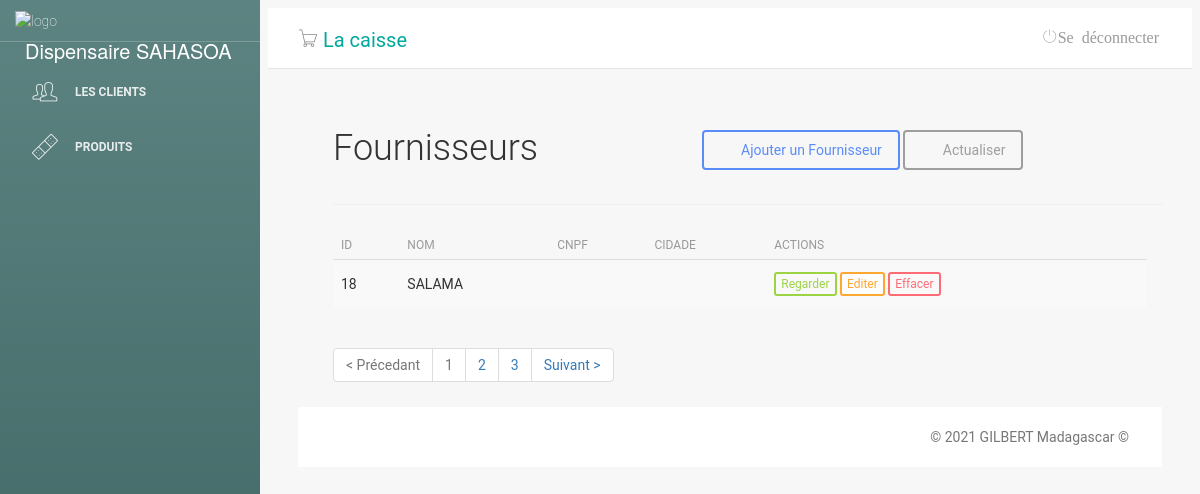
The page /main.php?pg=fornecedores on the database as committed earlier.
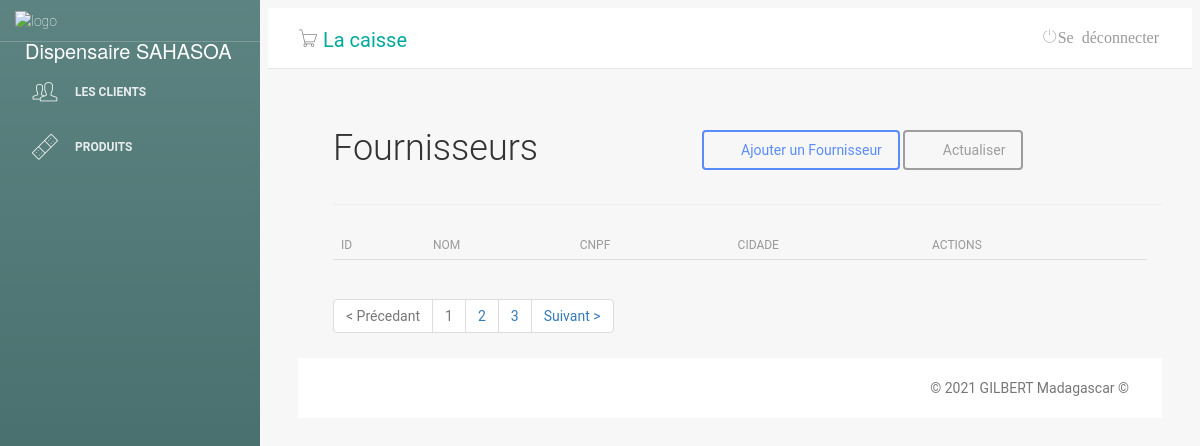
The same page on the database as committed later.
### tables this page shows
CREATE TABLE "tb_fornecedores" (
	"id"	INTEGER,
	"nome"	varchar(55),
	"cnpj"	int(20),
	"inscricao"	int(20),
	"endereco"	varchar(55),
	"numero"	int(5),
	"bairro"	varchar(55),
	"cidade"	varchar(55),
	"cep"	TEXT,
	"uf"	varchar(2),
	"telefone"	int(11),
	"email"	varchar(55),
	PRIMARY KEY("id" AUTOINCREMENT)
);

### fornecedores.php (the view, shortened to what this page needs)
<?php
include ('classes/Mysql.php');
?>
<?php
$sql=$db->prepare("SELECT * FROM `tb_fornecedores`");
$sql->execute();
$fornecedores= $sql->fetchAll();
 ?>
<div class="lista-cliente">
    <div id="top" class="row">
        <div class="col-sm-2">
            <h2>Fournisseurs</h2>
        </div>
        <div class="col-sm-5">
        </div>
        <div class="col-sm-5 btn-lista">
            <a class="btn btn-primary" href="?pg=adicionar-fornecedor"><i class="fa fa-plus"></i> Ajouter un Fournisseur</a>
            <a class="btn btn-default" href="?pg=fornecedores"><i class="fa fa-refresh"></i> Actualiser</a>
        </div>
    </div>
 <hr />
    <div id="list" class="row">
        <div class="table-responsive col-md-12">
            <table class="table table-striped" cellspacing="0" cellpadding="0">
                <thead>
                <tr>
                    <th>ID</th>
                    <th>Nom</th>
                    <th>Cnpf</th>
                    <th>cidade</th>
                    <th class="actions">actions</th>
                </tr>
                </thead>
                <tbody>
                <tr>
					<?php foreach ($fornecedores as $value) : ?>
                    <td><?php echo $value['id']?></td>
                    <td><?php echo $value['nome']?></td>
                    <td><?php echo $value['cnpj']?></td>
                    <td><?php echo $value['cidade']?></td>
                    <td class="actions">
                        <a class="btn btn-success btn-xs" href="?pg=visualizar-fornecedor&id=<?php echo $value['id']; ?>">Regarder</a>
                        <a class="btn btn-warning btn-xs" href="?pg=editar-fornecedor&id=<?php echo $value['id']; ?> " style="background-color: white;" >Editer</a>
                        <a class="btn btn-danger btn-xs" onclick="return window.confirm('Voulez-vous vraiment supprimer ce fournisseur ?');" href="?pg=fornecedores&deletar=<?php echo $value['id']; ?>">Effacer</a>
                    </td>
                </tr>
                <?php endforeach; ?>
                </tbody>
            </table>
    <div id="bottom" class="row">
        <div class="col-md-12">
            <ul class="pagination">
                <li class="disabled"><a>&lt; Précedant</a></li>
                <li class="disabled"><a>1</a></li>
                <li><a href="#">2</a></li>
                <li><a href="#">3</a></li>
                <li class="next"><a href="#" rel="next">Suivant &gt;</a></li>
            </ul>
        </div>
    </div>
</div>

Rows that differ between the two databases and show on the page:
removed tb_fornecedores: id "18", nome "SALAMA"
